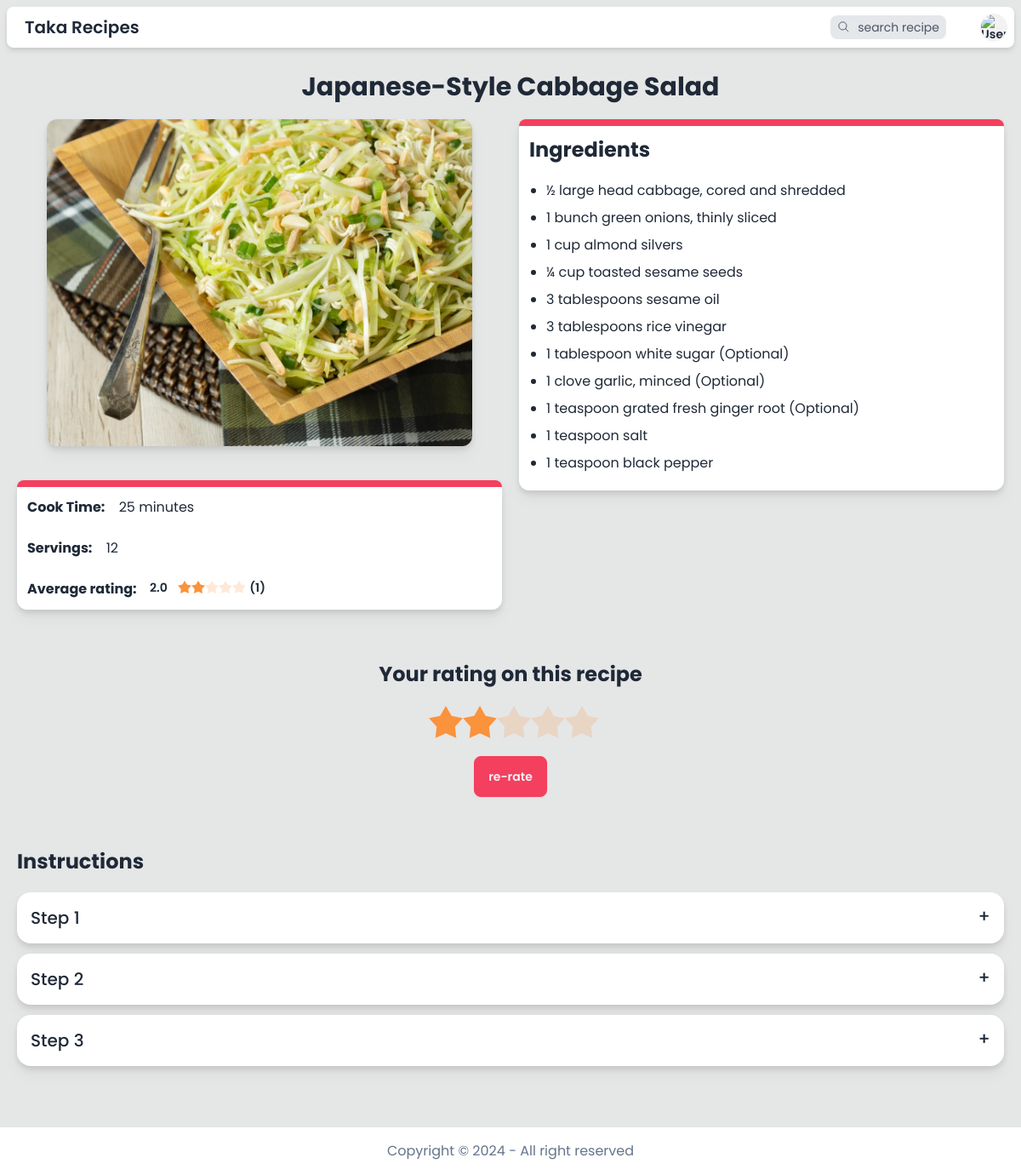
/recipe/110 (signed in), run on the app's committed database.
### model.py (models this page shows)
class Recipe(db.Model):
    __tablename__ = "recipe"
    id = mapped_column(Integer, primary_key=True)
    name = mapped_column(String(200), nullable=False)
    cook_time_in_minutes = mapped_column(Integer, nullable=False)
    servings = mapped_column(Integer, nullable=False)
    ingredients = mapped_column(JSON, nullable=False)
    instructions = mapped_column(JSON, nullable=False)
    image = mapped_column(String(255), nullable=False)
    datetime = mapped_column(String(100), nullable=False)
    user_id = mapped_column(Integer, ForeignKey("user.id"))
    average_rating = mapped_column(Float, nullable=False, default=0)
    total_ratings = mapped_column(Integer, nullable=False, default=0)

### app.py (the view)
@app.route("/recipe/<recipe_id>")
@login_required
def recipe_detail(recipe_id):
    recipe = db.session.execute(db.select(Recipe).filter_by(id=recipe_id)).scalar_one_or_none()
    if not recipe:
        return render_template("error.html", error=error(HTTPStatus.NOT_FOUND))
    if recipe.cook_time_in_minutes >= 60:
        recipe.cook_time_hour = recipe.cook_time_in_minutes // 60
        recipe.cook_time_minute = recipe.cook_time_in_minutes % 60
    else:
        recipe.cook_time_hour = None
        recipe.cook_time_minute = recipe.cook_time_in_minutes
    current_user_rating = db.session.execute(db.select(Rating).filter_by(recipe_id=recipe_id, user_id=session["user_id"])).scalar_one_or_none()
    current_user_rating = current_user_rating.rating if current_user_rating else 0
    return render_template("/recipe/recipe_detail.html", recipe=recipe, current_user_rating=current_user_rating)

### helpers.py (called while the page is built)
def login_required(f):
    @wraps(f)
    def decorated_function(*args, **kwargs):
        if session.get("user_id") is None:
            return redirect("/login")
        return f(*args, **kwargs)
    return decorated_function

### templates/recipe/recipe_detail.html (shortened to what this page needs)
{% extends "template.html" %}
{% block main %}
<div class="w-screen max-w-[2000px] mx-auto p-5 mb-10">
    <p class="text-center text-3xl font-bold mb-5">{{ recipe.name }}</p>
    <div class="flex flex-col lg:flex-row items-center lg:items-start gap-10 lg:gap-5 w-full">
        <div class="w-full">
            <img class="object-cover w-full sm:w-[400px] lg:w-[500px] h-72 lg:h-96 mx-auto rounded-xl drop-shadow-lg" src="{{ url_for('static', filename=recipe.image) }}" alt="{{recipe.name}}">
            <div class="mt-10 drop-shadow-lg bg-base-100 rounded-xl">
                <div class="h-2 bg-accent rounded-t-xl"></div>
                <div class="grid grid-rows-2 text-sm md:text-base">
                    <div class="p-3">
                        <span class="font-bold">Cook Time:</span>
                        <span class="hover:text-rose-500 ml-3 text-right">
                            {% if recipe.cook_time_minute %}
                                {{ recipe.cook_time_minute }}{{ " minute" if recipe.cook_time_minute == 1 else " minutes"}}
                            {% endif %}
                        </span>
                    </div>
                    <div class="p-3">
                        <span class="font-bold">Servings:</span>
                        <span class="hover:text-rose-500 ml-3">{{ recipe.servings }}</span>
                    </div>
                    <div class="p-3">
                        <span class="font-bold">Average rating: </span>
                        <span class="hover:text-rose-500 ml-3 align-top text-sm font-semibold">{{recipe.average_rating}}</span>
                        <span class="rating rating-sm rating-half">
                            <input type="radio" name="rating" disabled class="rating-hidden cursor-default" value="0" {{ "checked" if recipe.average_rating >= 0 }} />
                            <input type="radio" name="rating" disabled class="mask mask-star-2 mask-half-1 bg-orange-400 cursor-default" value="0.5" {{ "checked" if recipe.average_rating >= 0.5 }} />
                            <input type="radio" name="rating" disabled class="mask mask-star-2 mask-half-2 bg-orange-400 cursor-default" value="1" {{ "checked" if recipe.average_rating >= 1 }} />
                            <input type="radio" name="rating" disabled class="mask mask-star-2 mask-half-1 bg-orange-400 cursor-default" value="1.5" {{ "checked" if recipe.average_rating >= 1.5 }} />
                            <input type="radio" name="rating" disabled class="mask mask-star-2 mask-half-2 bg-orange-400 cursor-default" value="2" {{ "checked" if recipe.average_rating >= 2 }} />
                            <input type="radio" name="rating" disabled class="mask mask-star-2 mask-half-1 bg-orange-400 cursor-default" value="2.5" {{ "checked" if recipe.average_rating >= 2.5 }} />
                            <input type="radio" name="rating" disabled class="mask mask-star-2 mask-half-2 bg-orange-400 cursor-default" value="3" {{ "checked" if recipe.average_rating >= 3 }} />
                            <input type="radio" name="rating" disabled class="mask mask-star-2 mask-half-1 bg-orange-400 cursor-default" value="3.5" {{ "checked" if recipe.average_rating >= 3.5 }} />
                            <input type="radio" name="rating" disabled class="mask mask-star-2 mask-half-2 bg-orange-400 cursor-default" value="4" {{ "checked" if recipe.average_rating >= 4 }} />
                            <input type="radio" name="rating" disabled class="mask mask-star-2 mask-half-1 bg-orange-400 cursor-default" value="4.5" {{ "checked" if recipe.average_rating >= 4.5 }} />
                            <input type="radio" name="rating" disabled class="mask mask-star-2 mask-half-2 bg-orange-400 cursor-default" value="5" {{ "checked" if recipe.average_rating == 5 }} />
                        </span>
                        <span class="align-top text-sm font-semibold">({{recipe.total_ratings}})</span>
                    </div>
                </div>
            </div>
        </div>
        <div class="drop-shadow-lg bg-base-100 rounded-xl w-full">
            <div class="h-2 bg-accent rounded-t-xl"></div>
            <div class="p-3">
                <h3 class="text-2xl font-bold">Ingredients</h3>
                <ul class="list-disc ml-5 mt-5 text-sm md:text-base">
                    {% for ingredient in recipe.ingredients %}
                    <li class="my-2 hover:text-rose-500">{{ ingredient }}</li>
                    {% endfor %}
                </ul>
            </div>
        </div>
    </div>
    <div class="mt-10 flex flex-col items-center py-5">
        <h2 class="font-bold text-2xl mb-5 text-center">{{ "Your rating on this recipe" if current_user_rating else "Give this recipe a rating"}}</h2>
        <form action="/recipe/{{recipe.id}}/rate" method="post" class="flex flex-col items-center">
            <div class="rating rating-lg">
                <input type="radio" name="rating" class="rating-hidden cursor-default" value="0" {{ "checked" if not current_user_rating }} />
                <input type="radio" name="rating" class="mask mask-star-2 bg-orange-400 cursor-default" value="1" {{ "checked" if current_user_rating >= 1 }} />
                <input type="radio" name="rating" class="mask mask-star-2 bg-orange-400 cursor-default" value="2" {{ "checked" if current_user_rating >= 2 }} />
                <input type="radio" name="rating" class="mask mask-star-2 bg-orange-400 cursor-default" value="3" {{ "checked" if current_user_rating >= 3 }} />
                <input type="radio" name="rating" class="mask mask-star-2 bg-orange-400 cursor-default" value="4" {{ "checked" if current_user_rating >= 4 }} />
                <input type="radio" name="rating" class="mask mask-star-2 bg-orange-400 cursor-default" value="5" {{ "checked" if current_user_rating == 5 }} />
            </div>
            <button type="submit" class="btn btn-accent mt-5">{{ "re-rate" if current_user_rating else "rate"}}</button>
        </form>
    </div>
    <div id="instructions" class="mt-10">
        <h2 class="font-bold text-2xl mb-5">Instructions</h2>
        {% for instruction in recipe.instructions %}
        <div class="collapse collapse-plus bg-base-100 my-3 drop-shadow-lg">
            <div class="collapse-title text-xl font-medium">Step {{ loop.index }}</div>
        </div>
        {% endfor %}
    </div>
</div>
{% endblock %}

### data on the page
Recipe: name "Japanese-Style Cabbage Salad", image (picture), servings "12", average_rating "2.0", total_ratings "1"

### other printed values
{{ recipe.cook_time_minute }} "25"
{{ " minute" if recipe.cook_time_minute == 1 else " minutes" }} "minutes"
{{ ingredient }} "½ large head cabbage, cored and shredded" "1 bunch green onions, thinly sliced" "1 cup almond silvers" "¼ cup toasted sesame seeds" "3 tablespoons sesame oil" "3 tablespoons rice vinegar" "1 tablespoon white sugar (Optional)" "1 clove garlic, minced (Optional)" "1 teaspoon grated fresh ginger root (Optional)" "1 teaspoon salt" "1 teaspoon black pepper"
{{ "re-rate" if current_user_rating else "rate" }} "re-rate"
